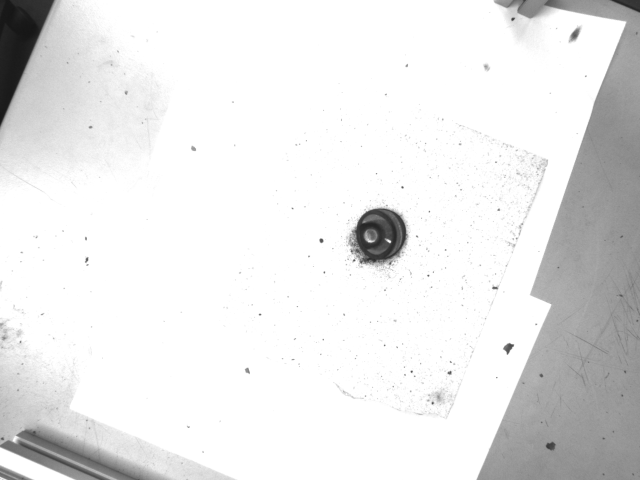
#> input picture Daten/r/118.png, 1280 x 960 px, found by its file name (shown at 1/2 size); its folder holds only this picture in this run
$ python bildverarbeitung.py
#> lines starting #> are read from the running program, lines starting #| are printed output that depends on the picture; after the words box and inside, x2 and y2 are one past the last pixel; in counts of white or black regions, pixels touching at a corner belong together
#> in main, image is the input picture: shape (960, 1280, 3); min 21, max 255, mean 231.6
import cv2
import numpy as np
import pandas as pd
import matplotlib.pyplot as plt
import os
import re
from scipy.stats import mode

count= 1
class Bildverarbeitung:
    def __init__(self, Img):
        # Bilder
        try:
            self.img = cv2.cvtColor(Img, cv2.COLOR_BGR2GRAY)

        except:
            self.img = Img

        self.img_shadow_re = self.img.copy()

        #finden der region of interest / bauteil
        x, y, crop_size = 640, 400, 250 #größe und position
        self.crop = self.img[y:y+crop_size, x:x+crop_size].copy()

        self.imgbin = np.zeros_like(self.crop)
        self.imgregion = np.zeros_like(self.crop)

        #zwischen Bilder
        self.emty = np.zeros_like(self.crop)
        self.countur_img = cv2.cvtColor(self.crop, cv2.COLOR_GRAY2BGR)
        self.aussenkontur_img = np.zeros_like(self.crop)
        self.edges = np.zeros_like(self.crop)
        self.imgclean = self.crop.copy()
        self.weisserstrich= self.crop.copy()


        # Daten
        self.flaechemittekoor = np.zeros(2)
        self.weisserstrichkoor = np.zeros(2)
        self.mittekoor = np.zeros(2)
        self.flaeche = -1
        self.max_grad = -1
        self.dis_grad = np.zeros(50)
        self.dis_camera = -1
        self.metadata = "Emty"
        self.max_radius = 1000
        self.min_radius=0
        self.median_radius=0
        self.mittelwert_radius=0
        self.var_radius=0
        self.data=np.zeros(22) #Fläche, max_grad, min_grad, var Grad, mittel Grad, median Grad, rundheit, dis fl. mitte zur mitte, winkel weis, d1 , d2 ,d3


        # Error
        self.error = "Erros: "

    def binar(self, vis=False):
#> called with vis = False
        global count
        rio= self.crop.copy()


        #Grauwert anpassung
        rio[rio > 245] = 245

        #median filter gegeb rauschen
        rio=cv2.medianBlur(rio, 21)


        #Bin
        ret, self.imgbin = cv2.threshold(cv2.bitwise_not(rio), 0, 255, cv2.THRESH_BINARY+cv2.THRESH_OTSU)
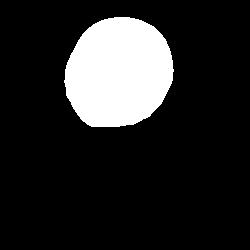
#> self.imgbin: shape (250, 250); 15.2% white; 1 white region, box (x1, y1, x2, y2) and area: (64, 17, 174, 127) 9518
#> ret = 91

        # Dimand Kernel
        size = 5
        kernel = np.zeros((size, size), dtype=np.uint8)
        # Define the center of the kernel
        center = size // 2
        for i in range(size):
            for j in range(size):
                if abs(i - center) + abs(j - center) <= center:
                    kernel[i, j] = 1

        #dilation und erosion
        self.imgbin = cv2.morphologyEx(self.imgbin, cv2.MORPH_OPEN, kernel)
#> self.imgbin: shape (250, 250); 15.2% white; 1 white region
        self.imgbin = cv2.morphologyEx(self.imgbin, cv2.MORPH_CLOSE, kernel)

        #Konturfilter
        contours, _ = cv2.findContours(self.imgbin, cv2.RETR_EXTERNAL, cv2.CHAIN_APPROX_SIMPLE)
#> contours = 1 contour; box (x1, y1, x2, y2) and area: (64, 17, 174, 127) 9358

        # Iteriere durch die Konturen und filtere Regionen basierend auf der Fläche
        threshold_area_small = 600
        threshold_area_big = 60000
        for contour in contours:
            area = cv2.contourArea(contour)
            perimeter = cv2.arcLength(contour, True)
            if perimeter != 0:
                if area > threshold_area_small and area < threshold_area_big :
                    cv2.drawContours(self.imgregion, [
                                     contour], 0, 255, thickness=cv2.FILLED)
#> this loop made 1 pass
#> (area, perimeter) on pass 1: (9358.5, 363.9)


        #maske nutzen um Hintergrund wegzuschneiden
        self.imgclean[self.imgregion == 0] = 255
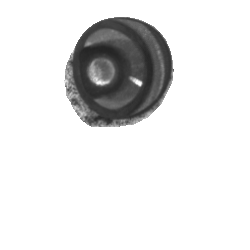
#> self.imgclean: shape (250, 250); min 35, max 255, mean 228.8

        if vis:
            cv2.imshow("rio", rio)
            cv2.waitKey(0)
            cv2.imshow("region", self.imgregion)
            cv2.waitKey(0)

            cv2.imshow("clean", self.imgclean)
            cv2.waitKey(0)

        #Berechnung von Eigenschaftejn
        area = cv2.contourArea(contour)
        perimeter = cv2.arcLength(contour, True)

        roundness = (4 * np.pi * area) / (perimeter*perimeter)
#> roundness = 0.888
        self.data[0] = cv2.countNonZero(self.imgregion)
        self.data[7] = roundness
        self.data[8] = perimeter

    def flaechen_mittelpunkt(self):
        # Berechne den gewichteten Durchschnitt der Koordinaten
        Mr = cv2.moments(self.imgregion)
#> Mr = moments, m00 2426580, centre m10/m00, m01/m00 = (118.2, 72.27)

        # Koordinaten berechnen und in Kounturbild einfügen
        try:
            self.flaechemittekoor[0] = int(Mr["m10"] / Mr["m00"])
            self.flaechemittekoor[1] = int(Mr["m01"] / Mr["m00"])
            self.data[11]=self.flaechemittekoor[0]
            self.data[12]=self.flaechemittekoor[1]
            size = 10
            thickness = 3
            cv2.line(self.countur_img, (int(self.flaechemittekoor[0] - size/2), int(self.flaechemittekoor[1])), (int(
                self.flaechemittekoor[0] + size/2), int(self.flaechemittekoor[1])), (140, 191, 232), thickness)
            cv2.line(self.countur_img, (int(self.flaechemittekoor[0]), int(self.flaechemittekoor[1] - size/2)), (int(
                self.flaechemittekoor[0]), int(self.flaechemittekoor[1] + size/2)), (140, 191, 232), thickness)
#> self.countur_img: shape (250, 250, 3); mean B, G, R 225, 225.1, 225.2
        except:
            self.error = self.error + ", Flächenmitte nicht gefunden"

    def aussenkontur(self, vis= False):
        #Kreuzkernel
#> called with vis = False
        kernel_size = 3
        kernel = np.zeros((kernel_size, kernel_size), dtype=np.uint8)
        center = kernel_size // 2
        kernel[:, center] = 1
        kernel[center, :] = 1

        #Dilatation und Erosion auf globales Binärbild
        img_erosion = cv2.erode(self.imgregion, kernel, iterations=1)
#> img_erosion: shape (250, 250); 14.7% white; 1 white region, box (x1, y1, x2, y2) and area: (65, 18, 173, 126) 9203
        img_dilation = cv2.dilate(self.imgregion, kernel, iterations=1)
#> img_dilation: shape (250, 250); 15.7% white; 1 white region, box (x1, y1, x2, y2) and area: (63, 16, 175, 128) 9833
        self.aussenkontur_img = cv2.subtract(img_dilation, img_erosion)
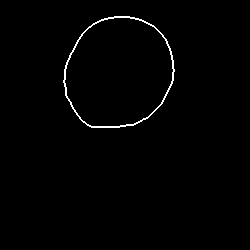
#> self.aussenkontur_img: shape (250, 250); 1% white in thin lines or dots, all inside (x1, y1, x2, y2) = (63, 16, 175, 128)
        #Kontur finden
        contours, _ = cv2.findContours(
            self.aussenkontur_img, cv2.RETR_EXTERNAL, cv2.CHAIN_APPROX_SIMPLE)
#> contours = 1 contour; box (x1, y1, x2, y2) and area: (63, 16, 175, 128) 9674
        cv2.drawContours(self.countur_img, contours, -1, (45, 38, 161), 2)
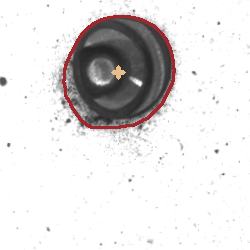
#> self.countur_img: shape (250, 250, 3); mean B, G, R 222.8, 222.7, 225.2

        #Wenn Kontur gefunden maximalen Radius und länge bestimmen
        if len(contours) != 0:
            perimeter = cv2.arcLength(contours[0], True)
#> perimeter = 369.6
            self.max_radius = perimeter/(2*np.pi)
#> self.max_radius = 58.82

        if vis:
            cv2.imshow("aussenkontur", self.aussenkontur_img)
            cv2.waitKey(0)

    def mittelpunktzuaussen(self):
        #Kontur finden
        countur_aussen, _ =cv2.findContours( self.aussenkontur_img, cv2.RETR_EXTERNAL, cv2.CHAIN_APPROX_SIMPLE)
        #Gratabstand Matrix defenieren
        dis_grad= np.zeros((np.shape(countur_aussen)[1],3))

        #Koordinaten zuordnen
        i=0
        for point in countur_aussen[0]:
            dis_grad[i,0], dis_grad[i,1] = point[0]
            i+=1

        #Distanzen berechnen
        delta_y= dis_grad[:, 1] - self.mittekoor[0]
        delta_x= dis_grad[:, 0] - self.mittekoor[1]
        delta_d= np.vstack((delta_x,delta_y))
        dis_grad[:,2] = np.linalg.norm(delta_d, ord=None, axis=0, keepdims=False)
        max_grad=dis_grad[dis_grad[:,2]==max(dis_grad[:,2])][0]

        #Eigenschaften berechnen
        self.data[1]= np.max(dis_grad[2])
        self.data[2]= np.min(dis_grad[2])

        self.data[3]= np.var(dis_grad[2])
        self.data[4]= np.mean(dis_grad[2])
        self.data[5]= np.median(dis_grad[2])
        self.data[6]= mode(dis_grad[2]).mode

        return dis_grad, max_grad

    def bauteil_mitte(self):
        nnnn=1
        # adatives Binar Bild um Kreisregion besser raus zu kriegen
        clean = cv2.bitwise_not(cv2.adaptiveThreshold(cv2.bilateralFilter(
            self.imgclean, 5, 175, 175), 255, cv2.ADAPTIVE_THRESH_MEAN_C, cv2.THRESH_BINARY, 11, 2))
#> clean: shape (250, 250); 9.3% white; 6 white regions (2 under 20 px)
        self.clean = clean.copy()
        # Maximalen Radius festlegen durch die Aussenkontur
        mr = int(self.max_radius)
#> mr = 58


        contours, hierarchy = cv2.findContours(
            clean, cv2.RETR_TREE, cv2.CHAIN_APPROX_SIMPLE)
#> contours = 28 contours, 14 with area under 20; largest, box (x1, y1, x2, y2) and area: (65, 17, 174, 127) 9206, (82, 28, 148, 77) 1146, (122, 21, 166, 114) 1084, (87, 56, 117, 87) 689, (92, 80, 140, 110) 607

        # Filter die Konturen nach Flaeche raus
        contours = [
            contour for contour in contours if cv2.contourArea(contour) >= 300]
#> contours = 6 contours; box (x1, y1, x2, y2) and area: (65, 17, 174, 127) 9206, (82, 28, 148, 77) 1146, (122, 21, 166, 114) 1084, (87, 56, 117, 87) 689, (92, 80, 140, 110) 607, (67, 65, 101, 118) 406
        jkl=1
        # Sucht nach Kreisen im Kountur Bild und benutzt dafür jedes konturbild einzeln
        x, y, n, j = 0, 0, 0, 0
        circle_accept = False
        mp = np.zeros((50, 3))
        for cnt in contours:
            temp = np.zeros_like(self.crop)
            hough_temp = np.zeros_like(self.crop)
            temp = cv2.cvtColor(temp, cv2.COLOR_GRAY2BGR)
            cv2.drawContours(temp, [cnt], 0, (0, 0, 255), thickness=cv2.FILLED)
            hough_temp = temp[:, :, 2]


            # findet Kreise in den einzel Kounturen
            circles = cv2.HoughCircles(
                hough_temp,
                cv2.HOUGH_GRADIENT,
                dp=1,           # Inverse ratio of accumulator resolution to image resolution
                minDist=100000,     # Minimum distance between detected circles
                param1=1,      # Canny edge detection threshold
                param2=1,      # Accumulator threshold for circle detection
                minRadius=20,   # Minimum radius of the circles
                maxRadius=mr   # Maximum radius of the circles
            )


            # Filter die Kreise raus die nicht in die Region der der findlargesregion passen
            if circles is not None:
                circles = np.uint16(np.around(circles))

                for i in circles[0, :]:
                    check = np.zeros_like(self.imgregion)
                    cv2.circle(check, (i[0], i[1]), i[2], 255, -1)
                    test = cv2.subtract(check, self.imgregion)
                    if not test.any() != 0 and j <= 50:
                        n += 1
                        mp[j, 0] = i[0]
                        mp[j, 1] = i[1]
                        mp[j, 2] = i[2]
                        y += i[1]
                        x += i[0]
                        circle_accept = True
                        j = j+1
            else:
                self.error = self.error + ", Keine Radien gefunden"

            del temp
            del hough_temp
#> this loop made 6 passes
#> circles on passes 1 to 6: [[122, 66, 50]], [[112, 82, 27]], [[120, 70, 48]], [[106, 74, 21]], [[102, 70, 43]], [[114, 68, 51]]
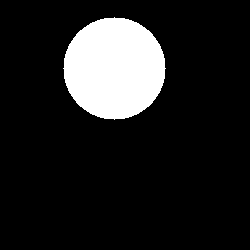
#> check: shape (250, 250); 13.1% white; 1 white region, box (x1, y1, x2, y2) and area: (63, 17, 166, 120) 8173
#> after the loop, circle_accept = True; j = 3; mp = 50 rows, first 8: [112, 82, 27], [120, 70, 48], [106, 74, 21], [0, 0, 0], [0, 0, 0], [0, 0, 0], [0, 0, 0], [0, 0, 0]; n = 3; self.error = 'Erros: '; x = 338; y = 226

        mp = mp[~np.all(mp == 0, axis=1)]
#> mp = [[112, 82, 27], [120, 70, 48], [106, 74, 21]]
        no_outliers = np.zeros_like(mp)
#> no_outliers = [[0, 0, 0], [0, 0, 0], [0, 0, 0]]

        # Sortiert die Mittelpunkte aus die zuweit weg von den anderen Mittelpunkt liegen
        #IQR (Interquartile Range) Method
        multiplier = 0.05
        run = True
        counter = 0
        while run and len(mp) != 0:
            q1 = np.percentile(mp[:,0:1], 45, axis=0)
            q3 = np.percentile(mp[:,0:1], 65, axis=0)
            iqr = q3 - q1
            lower_bound = q1 - multiplier * iqr
            upper_bound = q3 + multiplier * iqr
            no_outliers = mp[((mp >= lower_bound) & (
                mp <= upper_bound)).all(axis=1)]
            if no_outliers.shape[0] >= 2:
                run = False
            elif counter > 250:
                run = False
                self.error = self.error + ", Keine gemeinsames Mittelpunktcluster gefunden bei Culster"
                no_outliers=mp
            else:
                multiplier += 0.01
                counter += 1
#> this loop made 252 passes
#> (lower_bound, upper_bound, multiplier) on passes 1 to 12: ([111.2], [114.6], 0.06), ([111.2], [114.6], 0.07), ([111.2], [114.6], 0.08), ([111.2], [114.6], 0.09), ([111.1], [114.7], 0.1), ([111.1], [114.7], 0.11), ([111.1], [114.7], 0.12), ([111], [114.8], 0.13), ([111], [114.8], 0.14), ([111], [114.8], 0.15), ([111], [114.9], 0.16), ([110.9], [114.9], 0.17)
#> multiplier on passes 61 to 66: 0.66, 0.67, 0.68, 0.69, 0.7, 0.71
#> after the loop, counter = 251; multiplier = 2.56

        no_outliers = no_outliers[~np.all(no_outliers == 0, axis=1)]
#> no_outliers = [[112, 82, 27], [120, 70, 48], [106, 74, 21]]

        #Distanz Außreißer finden
        run=True
        tmp_no_outliers=no_outliers
#> tmp_no_outliers = [[112, 82, 27], [120, 70, 48], [106, 74, 21]]
        counter=0
        min_d=1
        enter=False
        while run and len(no_outliers) != 0 :
            tmp_y = int(np.mean(tmp_no_outliers[:, 1]))
            tmp_x = int(np.mean(tmp_no_outliers[:, 0]))
            delta_y= no_outliers[:, 1] - tmp_y
            delta_x= no_outliers[:, 0] - tmp_x
            delta_d= np.vstack((delta_x,delta_y))
            distances = np.linalg.norm(delta_d, ord=None, axis=0, keepdims=False)
            if len(no_outliers[distances< min_d]) != 0:
                tmp_no_outliers=no_outliers[distances< min_d]
                enter=True

            if tmp_no_outliers.shape[0] >= 2 and enter:
                run = False
                no_outliers=tmp_no_outliers
            elif counter > 1000 :
                run = False
                self.error = self.error + ", Keine gemeinsames Mittelpunktcluster gefunden bei Distanze"
            else:
                min_d += 0.01
                counter += 1
#> this loop made 902 passes
#> min_d on passes 1 to 12: 1.01, 1.02, 1.03, 1.04, 1.05, 1.06, 1.07, 1.08, 1.09, 1.1, 1.11, 1.12

        # Ein zeichnen der gefundene Kreise und Mittelpunkte und dann den gemittelten Mittelpunkt bestimmen und einzeichnen
        if circle_accept and len(mp) != 0 and len(no_outliers) != 0:
            if False:#Auswählen ob gefilterte Kreise oder alle eingefügt werden in Konturbild
                for c in mp:
                    cv2.circle(self.countur_img, (int(c[0]), int(
                        c[1])), int(c[2]), (204, 50, 153), 2)
                    cv2.circle(self.countur_img,
                               (int(c[0]), int(c[1])), 2, (0, 255, 255), 3)
            else:
                for c in no_outliers:

                    cv2.circle(self.countur_img, (int(c[0]), int(
                        c[1])), int(c[2]), (0, 255, 0), 2)
                    cv2.circle(self.countur_img,
                            (int(c[0]), int(c[1])), 2, (0, 0, 255), 3)
#> this loop made 2 passes
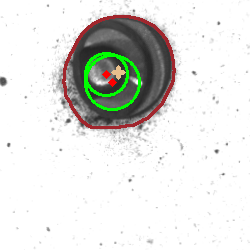
#> self.countur_img: shape (250, 250, 3); 1.52% of pixels changed, all inside (x1, y1, x2, y2) = (84, 52, 141, 111)
                    #print(c[2])


            for c in no_outliers:
                if c[2] > 22 and c[2] < 28:
                    self.data[19] = 1
                if c[2] > 40 and c[2] < 46:
                    self.data[20] = 1
                if c[2] > 48 and c[2] < 54:
                    self.data[21] = 1

            #Bauteilmitte berechnen
            y = int(np.mean(no_outliers[:, 1]))
            x = int(np.mean(no_outliers[:, 0]))
            self.mittekoor = np.array((y, x))
            self.data[9]= x
            self.data[10]= y
            self.data[15]= np.linalg.norm(np.array((x,y)) -self.flaechemittekoor)

            cv2.circle(self.countur_img, (x, y), 2, (0, 255, 0), 3)
#> self.countur_img: shape (250, 250, 3); 0.07% of pixels changed, all inside (x1, y1, x2, y2) = (105, 74, 114, 83)
            self.dis_grad, self.max_grad = self.mittelpunktzuaussen()
#> the loop in mittelpunktzuaussen, `for point in countur_aussen[0]:` made 156 passes
#> point on passes 1 to 3: [[114, 16]], [[113, 17]], [[108, 17]]
            cv2.circle(self.countur_img, (int(self.max_grad[0]), int(
                self.max_grad[1])), 2, (255, 0, 0), 3)
#> self.countur_img: shape (250, 250, 3); mean B, G, R 221.8, 225.3, 224.2
            cv2.line(self.countur_img, (int(self.max_grad[0]), int(self.max_grad[1])), (int(
                self.mittekoor[1]), int(self.mittekoor[0])), (0, 165, 255), 2)
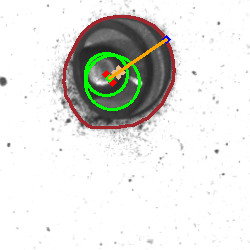
#> self.countur_img: shape (250, 250, 3); mean B, G, R 221.5, 225.5, 224.9


        else:
            self.error = self.error + ", nicht möglich Mittelpunkte, Kreise, Maximale Distanz und maxilameln Distanzpunkt einzuzeihnen"
        del mp, no_outliers

    # [47 lines left out: function weisserstrich_finden, not called in this run]

    def reduce_shadows(self, alpha, beta):
        # KKontrast erhöhen
        adjusted_image = cv2.convertScaleAbs(self.img, alpha=alpha, beta=beta)

        # Wert auf 0 bis 255 ziehen
        self.img_shadow_re = np.clip(adjusted_image, 0, 255)
        self.img = self.img_shadow_re.copy()

    # [22 lines left out: functions angle_between_vectors, plot_histogram, not called in this run]

def natural_sort_key(s):
    # Regulärer Ausdruck zur Aufteilung der Zeichenkette in numerische und nicht-numerische Teile
    return [int(text) if text.isdigit() else text.lower() for text in re.split(r'(\d+)', s)]

def image_it( image_folder, filename, speicher_img=False, vis=False, speichern_data=False):
    #bild laden
    img = cv2.imread(image_folder +'/'+ filename)
    img = Bildverarbeitung(img)
    #Bildverarbeitung schritte durch gehen
    try:
        img.reduce_shadows(1.2, 5)
    except:
        print('Error Schadow')
    try:
        img.binar()
    except:
        print('Error Bin')
    try:
        img.flaechen_mittelpunkt()
    except:
        print('Error FM')
    try:
        img.aussenkontur()
    except:
        print('Error Aussenkontur')
    try:
        img.bauteil_mitte()
    except:
        print('Error BM')


    if vis:
        cv2.imshow("Kontur", img.countur_img)
        cv2.waitKey(0)


    if speicher_img:
        #cv2.imwrite('crop/crop' + str(i+691) + '.png',img.crop)
        cv2.imwrite('Bildverarbeitungtest/normal/' + filename + '.png',img.countur_img)

def main():
    #Bildordner vorgeben
    image_folder="C:/LUH/Master/Masterarbeit/Stereo_camera_program/Daten/glueh/r"
    #Ausgabe von Bildordner zur Überprufung
    print(os.listdir(image_folder))
    #Iteration durch alle Dateien
    for filename in sorted(os.listdir(image_folder), key=natural_sort_key):
        #Bild Datei erkennen
        if filename.endswith('.jpg') or filename.endswith('.png'):
            #Bild laden zur überprüfung and path zusammen setzen
            image_path = os.path.join(image_folder, filename)
            image = cv2.imread(image_path)

            #Wenn bild da Bildverarbeitung ausführen
            if image is not None:
                print('###################################' + filename + '########################################')
                image_it(image_folder, filename, vis=False, speicher_img=True, speichern_data=False)

            else:
                print('Bild ' + filename + " nicht gefunden")

if __name__ == '__main__':
    main()
